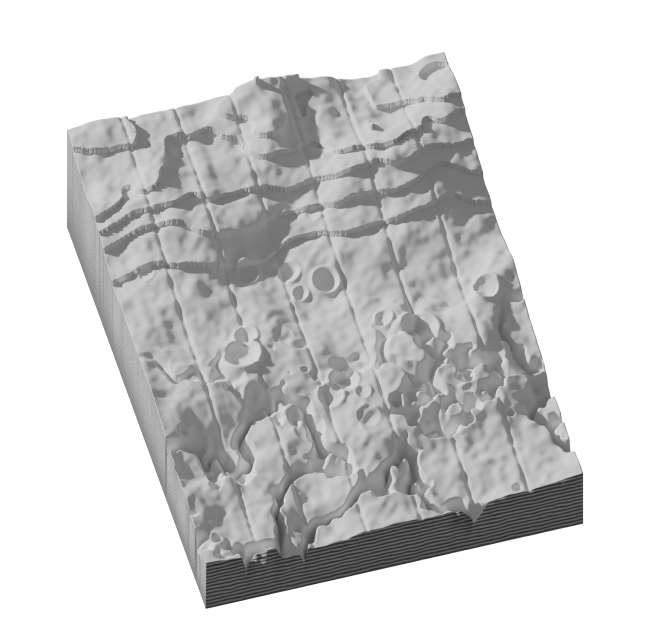
#> input picture assets/art/ui/front/relief.png, 1300 x 1280 px, found by its file name (shown at 1/2 size)
$ python finish_front.py ../../assets/art/ui/front/relief.png
#> lines starting #> are read from the running program, lines starting #| are printed output that depends on the picture
"""Finishes the War map's relief (tools/blender/front_terrain.py) for the game (system Python, Pillow).

    python tools/blender/finish_front.py <render_dir>

Writes assets/art/ui/front/relief.png (the clay as 8-bit grey + alpha: it is colourless, the game
paints it), data.png (8-bit RGB: sector, depth, height; never resampled but by nearest),
normal.png (8-bit RGB, the surface normal for relighting with the tilt) and points.json (copied).
"""
import json
import os
import shutil
import sys

from PIL import Image

src = sys.argv[1]
dst = os.path.join(os.path.dirname(__file__), "..", "..", "assets", "art", "ui", "front")
os.makedirs(dst, exist_ok=True)

relief = Image.open(os.path.join(src, "relief.png"))
#> relief is the input picture: PIL image 1300x1280 LA; mean R, G, B, A 75.7, 75.7, 75.7, 122.9
if relief.mode.startswith("I") or relief.mode == "RGBA;16":
    relief = relief.convert("RGBA")
relief = relief.convert("RGBA")
grey = relief.convert("L")
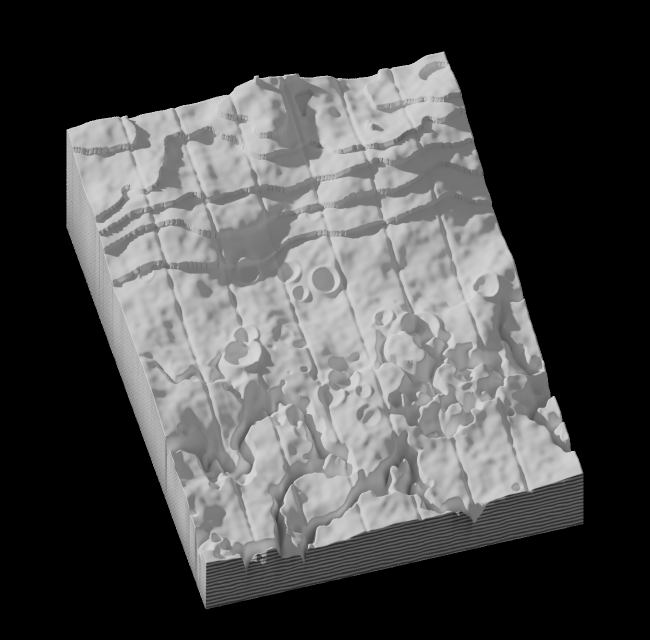
#> grey: PIL image 1300x1280 L (shown at 1/2 size); min 0, max 224, mean 75.7
la = Image.merge("LA", (grey, relief.getchannel("A")))
la.save(os.path.join(dst, "relief.png"), optimize=True)

data = Image.open(os.path.join(src, "data.png")).convert("RGB")
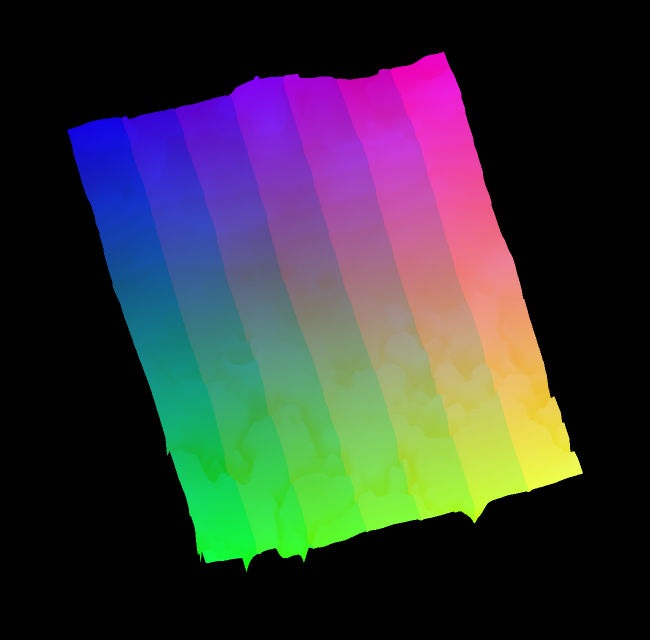
#> input picture assets/art/ui/front/data.png, 1300 x 1280 px, found by its file name (shown at 1/2 size)
#> data is the input picture: PIL image 1300x1280 RGB; mean R, G, B 53.9, 54.2, 56.8
data.save(os.path.join(dst, "data.png"), optimize=True)

normal = Image.open(os.path.join(src, "normal.png")).convert("RGB")
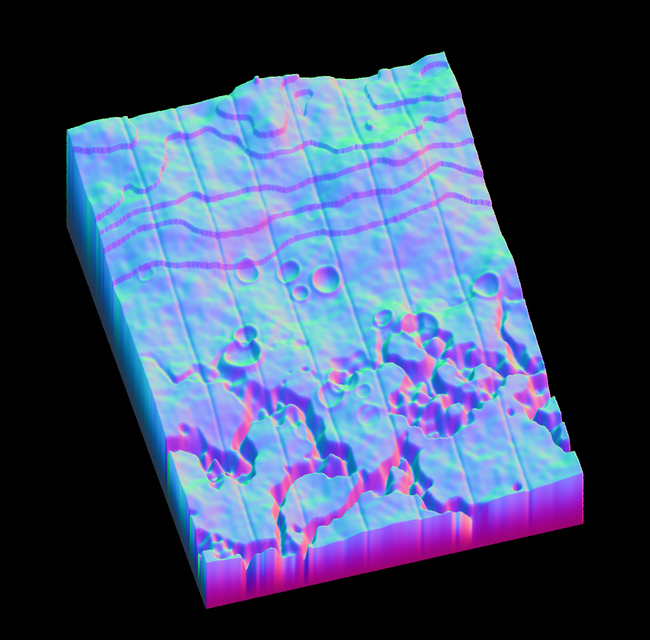
#> input picture assets/art/ui/front/normal.png, 650 x 640 px, found by its file name
#> normal is the input picture: PIL image 650x640 RGB; mean R, G, B 62.5, 76.6, 108.4
# Normals are smooth: half size is plenty (the game filters it).
normal = normal.resize((normal.width // 2, normal.height // 2), Image.LANCZOS)
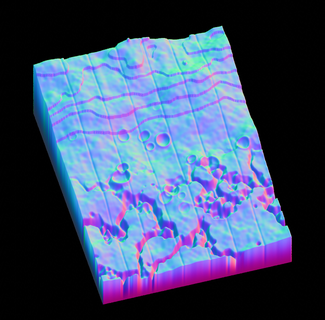
#> normal: PIL image 325x320 RGB; mean R, G, B 62.5, 76.6, 108.4
normal.save(os.path.join(dst, "normal.png"), optimize=True)

#> (the run stopped early here; a loop or call above may not have finished)
